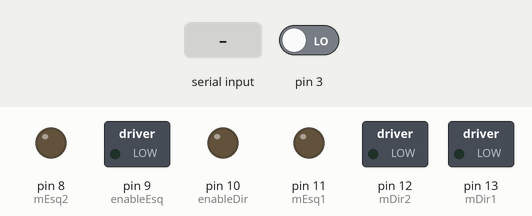
Bench run of a sketch on a simulated Arduino Uno, built with avr-gcc and run on an emulated ATmega328P. On the bench: switched loads named in the sketch (green lamp = pin HIGH), output pins drawn as LEDs (lit = HIGH). The test bench sets the inputs (shaded band); at power-on: pin 3 LOW. What the sketch prints to the serial monitor is not drawn.

Above: at 1.2 s.
1.3 s: byte 90 received over Serial
At 2.1 s:
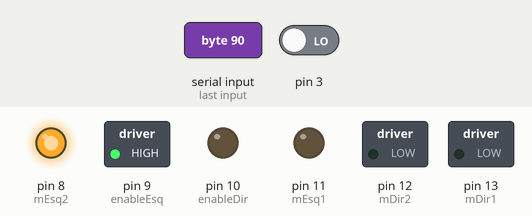
3.0 s: byte 120 received over Serial
At 4.7 s:
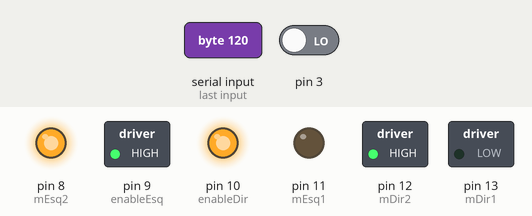
At 34.8 s:
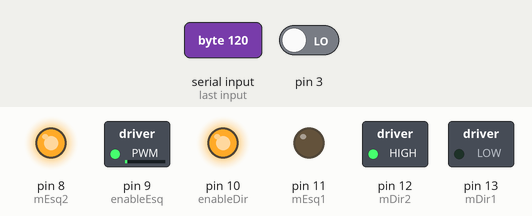
Timing chart, 0 to 45.3 s (numbered marks = the images above; inputs shaded):
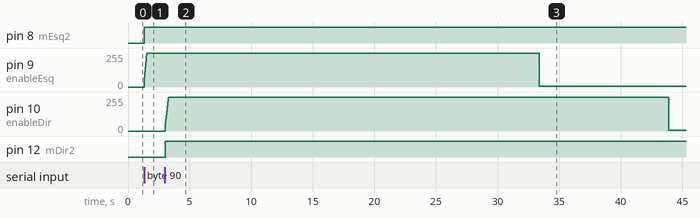

Measured:
- after the input at 1.3 s, pin 8 (mEsq2): LOW → HIGH at once; pin 9 (enableEsq): moves from 0/255 to 255/255 over 0.20 s, starting at once
- after the input at 3.0 s, pin 9 (enableEsq): 255/255 → 5/255 after 30.4 s; pin 10 (enableDir): rises from 0/255 to 255/255 in 0.27 s, then falls to 5/255 in 40.6 s; pin 12 (mDir2): LOW → HIGH at once

The sketch:

Simples_PID.ino
```cpp
  // DEFINIÇÃO DO ROBO 1
  const int THIS_ROBOT=1; // diretriz que informa qual o numero de cada robo - cada robo recebera um diferente


 //DEFINIÇÕES DOS PINOS PONTE H
  //Motor A Direito
  const int mDir1 = 13;
  const int mDir2 = 12;
  const int enableDir = 10;
  //Motor B Esquerdo
  const int mEsq1 = 11;
  const int mEsq2 = 8;
  const int enableEsq = 9;

//DEFINIÇÕES DAS VARIAVES

//Variaveis de controle
  float pesquisa_vel[16] = {0, 1500, 2000, 2500, 3000, 3500, 4000, 4500, 5500, 6500, 7000, 7500, 8000, 8500, 9000, 9500};
  volatile unsigned long contador=0;
  int pwmEsq=0, pwmDir=0;
  float instEsq=0, instDir=0;
  float erroEsq=0, erroDir=0;
  float refEsq=0, refDir=0;
  float erroIntegralEsq=0, erroIntegralDir=0;
  float erroDerivativoEsq=0, erroDerivativoDir=0;
  float erroEsqAnt=0, erroDirAnt=0;


 // Variaveis de tratamento do byte recebido serialmente
 byte incomingByte = 0;	// for incoming serial data
 unsigned int rc_robo = 0; // variavel para receber para qual robo eh a informacao
 unsigned int rc_roda = 0; // 0 esqerda 1 direita
 unsigned int rc_sign = 0; // 0 frente 1 tras
 unsigned int rc_vel = 0; // vel recebida

int flag=0;


  void setup() {
    interrupts();
    Serial.begin(57600);
    Serial.write("Iniciando");

    // set all the other pins you're using as outputs:
    pinMode(mDir1, OUTPUT);
    pinMode(mDir2, OUTPUT);
    pinMode(enableDir, OUTPUT);
    pinMode(mEsq1, OUTPUT);
    pinMode(mEsq2, OUTPUT);
    pinMode(enableEsq, OUTPUT);
  }

  void loop() {
    leitura();
    encoder();
    cvelocidade();
}

void leitura(){
  if(Serial.available() > 0)
   {
      // read the incoming byte:
      incomingByte = Serial.read();
      rc_robo  = (incomingByte>>6) & B00000011;

      if (rc_robo==THIS_ROBOT)
      {
        rc_roda = (incomingByte>>5) & B00000001;
        rc_sign = (incomingByte>>4) & B00000001;
        rc_vel  = incomingByte & B00001111;
        if(rc_roda==0)
        {
          refEsq=pesquisa_vel[rc_vel]; //atualiza referencia roda esquerda
          cponte(mEsq1, mEsq2);//atualiza valores da Ponte H
          debug();
        }
        else
        {           //idem para roda direita
          refDir=pesquisa_vel[rc_vel];
          cponte(mDir1,mDir2);
          debug();
        }
      }//this_robot
   }//serial availiable
 }// leitura();


void cponte(int pino1, int pino2){//controle ponte H

    if (rc_vel==0) {
      digitalWrite(pino1, LOW);  // PARA
      digitalWrite(pino2, LOW);
    }
    else if(rc_sign==0){
      digitalWrite(pino1, HIGH);  // FRENTE
      digitalWrite(pino2, LOW);
    }
    else {
      digitalWrite(pino1, LOW);   // TRAS
      digitalWrite(pino2, HIGH);
    }
}


void encoder()
{
  //RODA ESQUERDA
  contador=0;
  attachInterrupt(0, soma, RISING);//digital pin 2
  delay(5);
  detachInterrupt(0);//digital pin 2
  instEsq=(contador)/512.0*200.0*60.0;
  if(instEsq>10000)instEsq=10000;
  //RODA DIREITA
  contador=0;
  attachInterrupt(1, soma, RISING);//digital pin 3
  delay(5);
  detachInterrupt(1);//digital pin 3
  instDir=(contador)/512.0*200.0*60.0;
  if(instDir>10000)instDir=10000;
}


void cvelocidade()
{
//CONTROLE RODA ESQUERDA
  if (refEsq!=0)
  {
    erroEsq=refEsq-instEsq;
    erroIntegralEsq = erroIntegralEsq + erroEsq;
    erroDerivativoEsq =  erroEsq - erroEsqAnt;
    pwmEsq=(erroEsq*0.23*255/10000) + (erroIntegralEsq*0.06*255/10000) + (erroDerivativoEsq*0.005*255/10000);
    if (pwmEsq>255) pwmEsq=255;
    if (pwmEsq<5) pwmEsq=5;
  }
  else pwmEsq=0;
  analogWrite(enableEsq, pwmEsq);

  //CONTROLE RODA DIREITA
  if (refDir!=0)
  {
    erroDir=refDir-instDir;
    erroIntegralDir = erroIntegralDir + erroDir;
    erroDerivativoDir = erroDir - erroDirAnt;
    pwmDir=(erroDir*0.23*255/10000) + (erroIntegralDir*0.06*255/10000) + (erroDerivativoDir*0.005*255/10000);
    if (pwmDir>255) pwmDir=255;
    if (pwmDir<5) pwmDir=5;
  }
  else pwmDir=0;
  analogWrite(enableDir, pwmDir);
}// cvelocidade();

void soma(){
contador++;
}

void debug ()
{
  if(flag==1)
    {
     digitalWrite(A5, HIGH);
     flag=0;
    }
   else
    {
     digitalWrite(A5, LOW);
     flag=1;
    }
}
```
